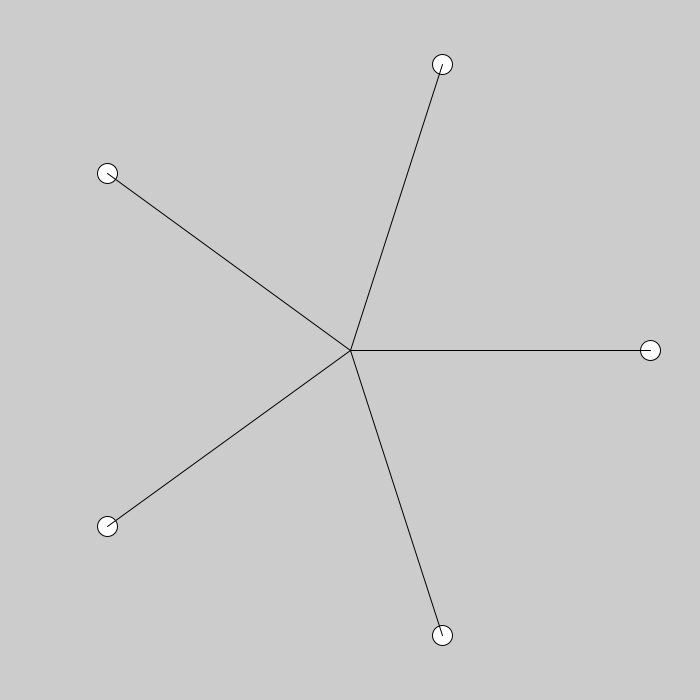
Frame 1 (no input)
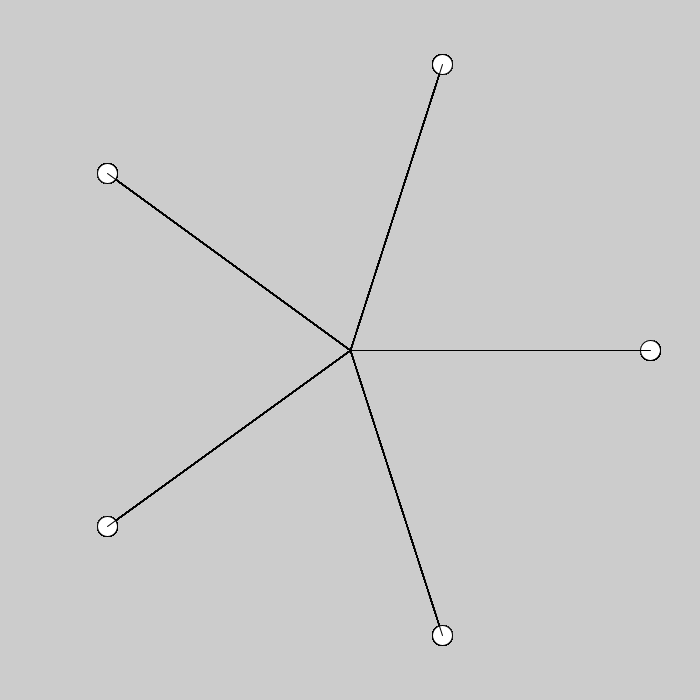
Frame 60 (the mouse pressed at the canvas centre just before this capture)
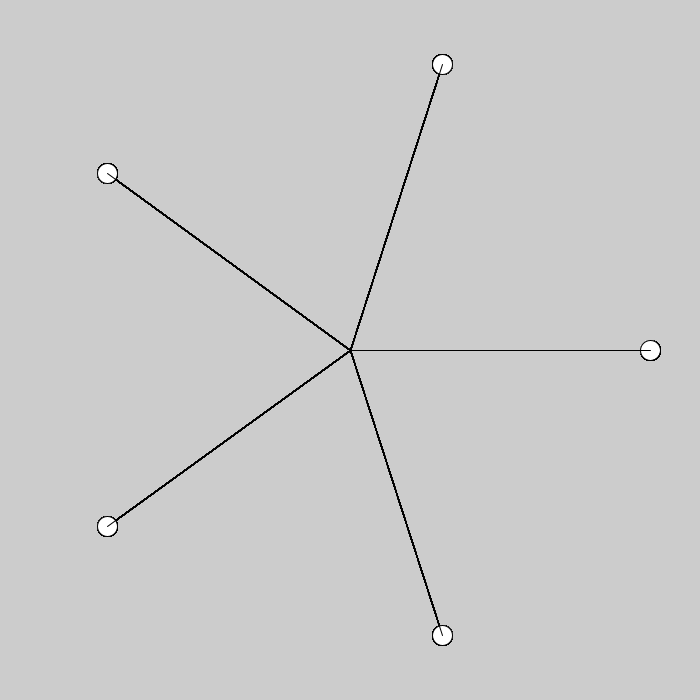
Frame 120 (the mouse held since frame 60 and released just before this capture)

The Processing sketch that drew these frames (run headless with seeded random() and noise(); from frame 60 on, the mouse is pressed at the canvas centre):

// Processing sketch: s09_pong
// ── s09_pong.pde
void setup() {
  size(700,700);
}

int n = 5;
void draw() {
  float r = 300;
  float theta = 0;
  for (int i = 0; i < n; i++) {
    float x = r*cos(theta);
    float y = r*sin(theta);
    ellipse(width/2+x, width/2+y, 20, 20);
    line(width/2, height/2, width/2+x, width/2+y);
    theta += 2*PI/n;
  }
  
}
